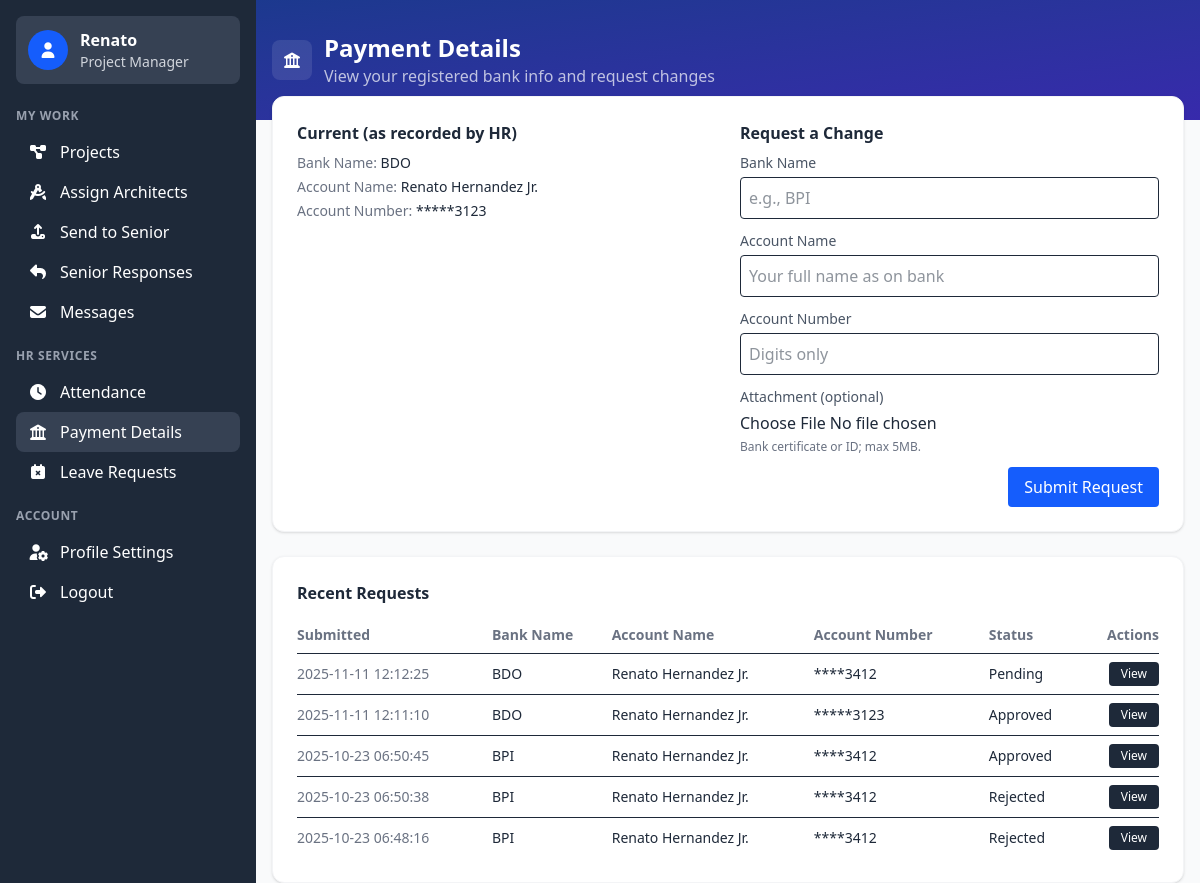
Screenshot of /employees/bank-details.php (signed in) with the database file from the repository.
### tables this page shows
CREATE TABLE `employees` (
  `employee_id` int(10) UNSIGNED NOT NULL,
  `user_id` int(10) UNSIGNED DEFAULT NULL,
  `employee_code` varchar(20) NOT NULL,
  `position` enum('architect','senior_architect','project_manager') NOT NULL,
  `department` varchar(100) DEFAULT 'Architecture',
  `hire_date` date NOT NULL,
  `salary` decimal(10,2) NOT NULL,
  `status` enum('active','inactive') DEFAULT 'active',
  `created_at` timestamp NOT NULL DEFAULT current_timestamp(),
  `bank_name` varchar(100) DEFAULT NULL,
  `account_name` varchar(150) DEFAULT NULL,
  `account_number` varchar(50) DEFAULT NULL,
  `sss_no` varchar(50) DEFAULT NULL,
  `philhealth_no` varchar(50) DEFAULT NULL,
  `hdmf_no` varchar(50) DEFAULT NULL,
  `exclude_sss` tinyint(1) NOT NULL DEFAULT 0,
  `exclude_philhealth` tinyint(1) NOT NULL DEFAULT 0,
  `exclude_pagibig` tinyint(1) NOT NULL DEFAULT 0
);

CREATE TABLE `employee_bank_change_requests` (
  `request_id` int(10) UNSIGNED NOT NULL,
  `employee_id` int(10) UNSIGNED NOT NULL,
  `requested_bank_name` varchar(100) DEFAULT NULL,
  `requested_account_name` varchar(150) DEFAULT NULL,
  `requested_account_number` varchar(50) DEFAULT NULL,
  `attachment_path` varchar(255) DEFAULT NULL,
  `status` enum('pending','approved','rejected') DEFAULT 'pending',
  `submitted_at` timestamp NOT NULL DEFAULT current_timestamp()
);

### employees/bank-details.php (the view, shortened to what this page needs)
<?php
$pdo = getDB();
$userId = (int)($_SESSION['user_id'] ?? 0);
$empStmt = $pdo->prepare("SELECT e.*, u.first_name, u.last_name FROM employees e LEFT JOIN users u ON e.user_id = u.user_id WHERE e.user_id = ? LIMIT 1");
$empStmt->execute([$userId]);
$emp = $empStmt->fetch(PDO::FETCH_ASSOC);
$employeeId = (int)$emp['employee_id'];
$hasCol = function(string $col) use ($pdo): bool {
  $q = $pdo->prepare("SELECT COUNT(*) FROM INFORMATION_SCHEMA.COLUMNS WHERE TABLE_SCHEMA = DATABASE() AND TABLE_NAME = 'employees' AND COLUMN_NAME = ?");
  $q->execute([$col]);
  return ((int)$q->fetchColumn()) > 0;
};
$hasBankName = $hasCol('bank_name');
$hasAcctName = $hasCol('account_name');
$hasAcctNum  = $hasCol('account_number');
try {
  $pdo->query("SELECT 1 FROM employee_bank_change_requests LIMIT 1");
} catch (Throwable $e) {
  $pdo->exec("CREATE TABLE IF NOT EXISTS employee_bank_change_requests (
    request_id INT(10) UNSIGNED NOT NULL AUTO_INCREMENT,
    employee_id INT(10) UNSIGNED NOT NULL,
    requested_bank_name VARCHAR(100) DEFAULT NULL,
    requested_account_name VARCHAR(150) DEFAULT NULL,
    requested_account_number VARCHAR(50) DEFAULT NULL,
    attachment_path VARCHAR(255) DEFAULT NULL,
    status ENUM('pending','approved','rejected') DEFAULT 'pending',
    submitted_at TIMESTAMP NOT NULL DEFAULT CURRENT_TIMESTAMP,
    PRIMARY KEY (request_id),
    KEY idx_emp (employee_id)
  ) ENGINE=InnoDB DEFAULT CHARSET=utf8mb4 COLLATE=utf8mb4_general_ci");
}
$reqs = $pdo->prepare("SELECT request_id, requested_bank_name, requested_account_name, requested_account_number, attachment_path, status, submitted_at FROM employee_bank_change_requests WHERE employee_id=? ORDER BY submitted_at DESC LIMIT 10");
$reqs->execute([$employeeId]);
$recent = $reqs->fetchAll(PDO::FETCH_ASSOC);
function mask_account(?string $acct): string {
  $len = strlen($acct);
  return str_repeat('*', $len - 4) . substr($acct, -4);
}
include_once __DIR__ . '/../backend/core/header.php';
?>
<section class="bg-gradient-to-br from-blue-900 to-indigo-800 text-white py-8">
  <div class="max-w-full px-4">
    <div class="flex items-center justify-between">
      <div class="flex items-center space-x-3">
        <div class="w-10 h-10 bg-white/10 rounded-lg flex items-center justify-center"><i class="fas fa-university text-white"></i></div>
        <div>
          <h1 class="text-2xl font-semibold">Payment Details</h1>
          <p class="text-white/70">View your registered bank info and request changes</p>
        </div>
      </div>
    </div>
  </div>
</section>
<main class="max-w-full px-4 -mt-6">
  <div class="bg-white rounded-xl shadow-sm border border-gray-100 p-6">
    <div class="grid grid-cols-1 md:grid-cols-2 gap-6">
      <div>
        <h2 class="font-semibold mb-2">Current (as recorded by HR)</h2>
        <ul class="text-sm space-y-1">
          <li><span class="text-gray-500">Bank Name:</span> <?php echo $hasBankName ? htmlspecialchars($emp['bank_name'] ?? '—') : '—'; ?></li>
          <li><span class="text-gray-500">Account Name:</span> <?php echo $hasAcctName ? htmlspecialchars($emp['account_name'] ?? trim(($emp['first_name']??'') . ' ' . ($emp['last_name']??''))) : '—'; ?></li>
          <li><span class="text-gray-500">Account Number:</span> <?php echo $hasAcctNum ? htmlspecialchars(mask_account($emp['account_number'] ?? '')) : '—'; ?></li>
        </ul>
      </div>
      <div>
        <h2 class="font-semibold mb-2">Request a Change</h2>
        <form method="post" enctype="multipart/form-data" class="grid grid-cols-1 gap-3" id="bankChangeForm">
          <div>
            <label class="block text-sm text-gray-600 mb-1">Bank Name</label>
            <input name="requested_bank_name" class="w-full border rounded p-2" placeholder="e.g., BPI" />
          </div>
          <div>
            <label class="block text-sm text-gray-600 mb-1">Account Name</label>
            <input name="requested_account_name" class="w-full border rounded p-2" placeholder="Your full name as on bank" />
          </div>
          <div>
            <label class="block text-sm text-gray-600 mb-1">Account Number</label>
            <input name="requested_account_number" class="w-full border rounded p-2" placeholder="Digits only" />
          </div>
          <div>
            <label class="block text-sm text-gray-600 mb-1">Attachment (optional)</label>
            <input type="file" name="attachment" accept=".pdf,.jpg,.jpeg,.png" />
            <div class="text-xs text-gray-500 mt-1">Bank certificate or ID; max 5MB.</div>
          </div>
          <div class="flex justify-end">
            <button id="submitBtn" class="bg-blue-600 text-white px-4 py-2 rounded hover:bg-blue-700">Submit Request</button>
          </div>
        </form>
      </div>
    </div>
  </div>
  <div class="bg-white rounded-xl shadow-sm border border-gray-100 p-6 mt-6">
    <h2 class="font-semibold mb-3">Recent Requests</h2>
    <div class="overflow-x-auto">
      <table class="min-w-full text-sm">
        <thead>
          <tr class="text-left text-gray-500">
            <th class="py-2">Submitted</th>
            <th class="py-2">Bank Name</th>
            <th class="py-2">Account Name</th>
            <th class="py-2">Account Number</th>
            <th class="py-2">Status</th>
            <th class="py-2 text-right">Actions</th>
          </tr>
        </thead>
        <tbody>
          <?php if (empty($recent)): ?>
            <tr><td colspan="6" class="py-3 text-center text-gray-500">No requests yet.</td></tr>
          <?php else: foreach ($recent as $r): ?>
            <tr class="border-t">
              <td class="py-2 text-gray-500"><?php echo htmlspecialchars($r['submitted_at']); ?></td>
              <td class="py-2"><?php echo htmlspecialchars($r['requested_bank_name'] ?? '—'); ?></td>
              <td class="py-2"><?php echo htmlspecialchars($r['requested_account_name'] ?? '—'); ?></td>
              <td class="py-2"><?php echo htmlspecialchars(mask_account($r['requested_account_number'] ?? '')); ?></td>
              <td class="py-2 capitalize"><?php echo htmlspecialchars($r['status']); ?></td>
              <td class="py-2 text-right">
                <button
                  class="view-req px-3 py-1 text-xs rounded bg-gray-800 text-white hover:bg-gray-700"
                  data-id="<?php echo (int)$r['request_id']; ?>"
                  data-submitted="<?php echo htmlspecialchars($r['submitted_at']); ?>"
                  data-bank="<?php echo htmlspecialchars($r['requested_bank_name'] ?? ''); ?>"
                  data-acct-name="<?php echo htmlspecialchars($r['requested_account_name'] ?? ''); ?>"
                  data-acct-num="<?php echo htmlspecialchars($r['requested_account_number'] ?? ''); ?>"
                  data-status="<?php echo htmlspecialchars($r['status']); ?>"
                  data-attachment="<?php echo htmlspecialchars($r['attachment_path'] ?? ''); ?>"
                >View</button>
              </td>
            </tr>
          <?php endforeach; endif; ?>
        </tbody>
      </table>
    </div>
  </div>
</main>
<?php include_once __DIR__ . '/../backend/core/footer.php'; ?>

### backend/core/header.php (style rules this page uses)
html { scroll-behavior: smooth; }

### rows the page displays
employees: bank_name "BDO", account_name "Renato Hernandez Jr.", account_number "*****3123"
employee_bank_change_requests: submitted_at "2025-11-11 12:12:25", requested_bank_name "BDO", requested_account_name "Renato Hernandez Jr.", requested_account_number "****3412", status "Pending"
employee_bank_change_requests: submitted_at "2025-11-11 12:11:10", requested_bank_name "BDO", requested_account_name "Renato Hernandez Jr.", requested_account_number "*****3123", status "Approved"
employee_bank_change_requests: submitted_at "2025-10-23 06:50:45", requested_bank_name "BPI", requested_account_name "Renato Hernandez Jr.", requested_account_number "****3412", status "Approved"
employee_bank_change_requests: submitted_at "2025-10-23 06:50:38", requested_bank_name "BPI", requested_account_name "Renato Hernandez Jr.", requested_account_number "****3412", status "Rejected"
employee_bank_change_requests: submitted_at "2025-10-23 06:48:16", requested_bank_name "BPI", requested_account_name "Renato Hernandez Jr.", requested_account_number "****3412", status "Rejected"

### other values shown
$_SESSION['first_name'] "Renato"
$_SESSION['position'] "Project Manager"
